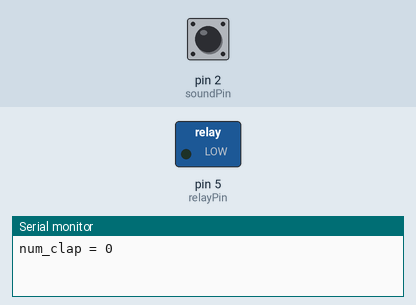
Recording of a sketch running on a simulated Arduino Uno, built with avr-gcc and run on an emulated ATmega328P. On the bench: switched loads named in the sketch (green lamp = pin HIGH), the last lines printed to the serial monitor. The inputs (shaded band) are chosen by the test bench; at power-on: pin 2 (soundPin) HIGH.

Above: at 2.7 s.
2.8 s: pin 2 (soundPin) pulsed HIGH 2 times (0.12 s each, 0.3 s apart)
At 4.5 s:
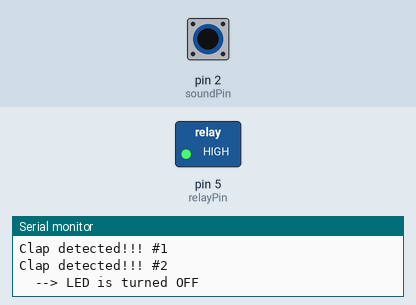
4.9 s: pin 2 (soundPin) pulsed HIGH 5 times (0.12 s each, 0.3 s apart)
At 6.1 s:
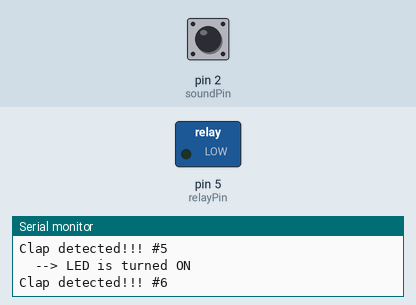
Timing chart, 0 to 7.9 s (numbered marks = the images above; inputs shaded):
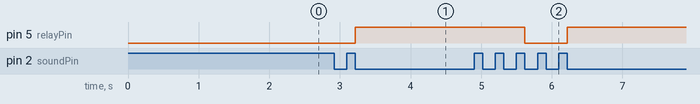

Measured:
- after the input at 2.8 s, pin 5 (relayPin): LOW → HIGH after 0.42 s
- after the input at 4.9 s, pin 5 (relayPin): HIGH → LOW after 0.72 s, → HIGH 0.60 s later

The sketch:

lab12-checkpoint2bonus.ino
```cpp
int soundPin = 2; // int 0
int relayPin = 5;

volatile int state = 0;
volatile int num_clap = 0;
volatile unsigned long last_clap_time = 0;
volatile uint8_t clap_count = 0;

int prev_num_clap = 0;
int prev_state = 0;

ISR(INT0_vect) {
  unsigned long now = millis();
  if ((now-last_clap_time) > 25) {
    last_clap_time = now;
    clap_count++; // จำนวนครั้งที่ติดต่อกัน
    num_clap++; // จำนวนครั้งสะสม
    if (state == 1 && clap_count == 3) {
      clap_count = 0;
      state = 0;
      digitalWrite(relayPin, LOW);
    } else if (state == 0 && clap_count == 2) {
      clap_count = 0;
      state = 1;
      digitalWrite(relayPin, HIGH);
    }
  }
}

void setup() {
  pinMode(relayPin, OUTPUT);
  pinMode(soundPin, INPUT);
  digitalWrite(relayPin, LOW);
  Serial.begin(9600);
  Serial.println("num_clap = 0");
  EIMSK = 0x01; // enable int0
  EICRA = 0x02; // falling edge
  sei();
}

void loop() {
  // แสดงผลจำนวนประมือสะสม
  if (num_clap != prev_num_clap) {
    Serial.print("Clap detected!!! #");
    Serial.println(num_clap);
    prev_num_clap = num_clap;
  }
  // แสดงสถานะ LED เมื่อเปลี่ยน state
  if (state != prev_state) {
    if (state == 1) {
      Serial.println("  --> LED is turned OFF");
    } else {
      Serial.println("  --> LED is turned ON");
    }
    prev_state = state;
  }
  // reset clap count
  if ((clap_count > 0) &&
  (millis() - last_clap_time > 1500)) {
    clap_count = 0;
  }
}
```
